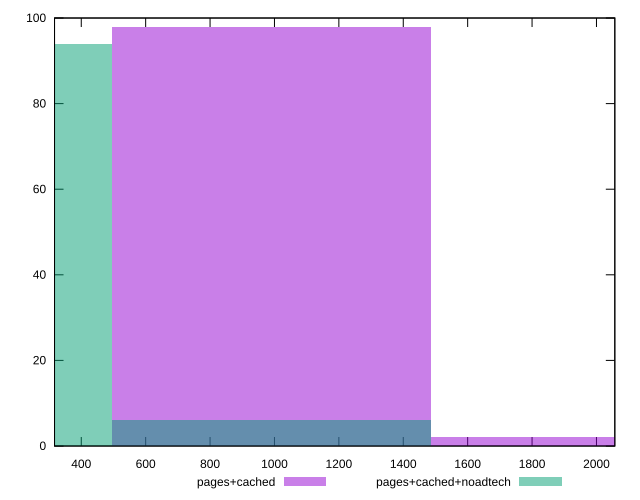

Recreate this plot in gnuplot.
reset

$pagesCached <<EOF
1982.9944334592985 2
991.4972167296493 98
EOF

$pagesCachedNoadtech <<EOF
991.4972167296493 6
0 94
EOF

set key outside below
set boxwidth 991.4972167296493
set xrange [317:2057]
set yrange [0:100]
set trange [0:100]
set style fill transparent solid 0.5 noborder
set terminal svg size 640, 500 enhanced background rgb 'white'
set output "report_00019_2021-02-10T18-14-37.922Z//render-blocking-resources/comparison/histogram/1_vs_2.svg"

plot $pagesCached title "pages+cached" with boxes, \
     $pagesCachedNoadtech title "pages+cached+noadtech" with boxes

reset
